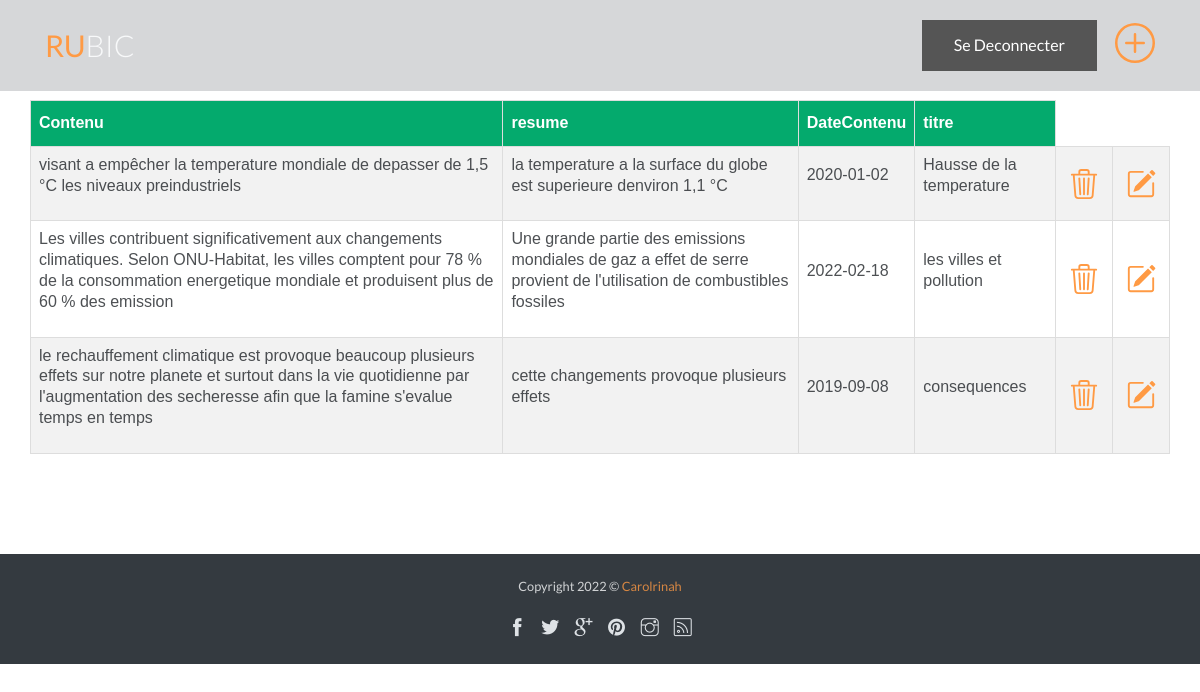
The app's page /accueil.php with its own data.
### tables this page shows
create table Contenu(
	idContenu int not null AUTO_INCREMENT,
	Contenu varchar(200),
	resume varchar(200),
	dateContenu date,
	titre varchar(200),
	url varchar(100),
	primary key(idContenu)
);

### connexion.php (called while the page is built)
<?php
function connecter(){
	$connection = mysqli_connect("mysql-informer.alwaysdata.net", "informer_base", "bemazavasalohy0809", "informer_basevavao");
	return $connection;
}
?>

### accueil.php (the view, shortened to what this page needs)
<?php
 include"connexion.php";
  $sql='SELECT * from contenu ';
  $sql=sprintf($sql);
  $resultat=mysqli_query(connecter(),$sql);
 ?>
<!DOCTYPE html>
<html lang="en">
<head>
    <link rel="stylesheet" href="assets/vendors/themify-icons/css/themify-icons.css">
	<link rel="stylesheet" href="assets/css/rubic.css">
</head>
<body data-spy="scroll" data-target=".navbar" data-offset="40" id="home">
    <nav id="scrollspy" class="navbar page-navbar navbar-dark navbar-expand-md fixed-top" data-spy="affix" data-offset-top="20">
        <div class="container">
            <a class="navbar-brand" href="#"><strong class="text-primary">RU</strong><span class="text-light">BIC</span></a>
                        <div class="collapse navbar-collapse" id="navbarSupportedContent">
                <ul class="navbar-nav ml-auto">
                    <li class="nav-item">
                        <a class="nav-link" href="deconnecter.php"><button class="button button5">Se Deconnecter</button></a>
                    </li>
                  <li>
                  <b><a href="add.php"></a></b>
        </div>
    </nav>
    <section class="section">
        <div class="container">
            <div class="row justify-content-around">
                <table id="customers">
               <tr>
 			    <th>Contenu</th>
   				 <th>resume</th>
   				 <th>DateContenu</th>
   				 <th>titre</th>
      <?php
 		while ($contenu=mysqli_fetch_assoc($resultat)) {	?>
 			<tr>
 		<td><p><?php echo $contenu['Contenu'] ?></p></li></td>
 			<td><p><?php echo $contenu['resume']?></p></td>
 			<td><p><?php echo $contenu['dateContenu']?></p></td>
 			<td><P><?php echo $contenu['titre']?></P></td>
 			<td><a href="delete.php?idContenu=<?php echo $contenu['idContenu']?>"></a>
 			<td><a href="modification.php?idContenu=<?php echo $contenu['idContenu']?>"></a></td>
 		</tr>
 			<?php }
  ?>
</table>
            </div>
        </div>
    </section>
    <footer class="footer py-4 bg-dark text-light">
        <div class="container text-center">
            <p class="mb-4 small">Copyright <script>document.write(new Date().getFullYear())</script> &copy; <a href="http://www.devcrud.com">Carolrinah</a></p>
            <div class="social-links">
                <a href="javascript:void(0)" class="link"><i class="ti-facebook"></i></a>
                <a href="javascript:void(0)" class="link"><i class="ti-twitter-alt"></i></a>
                <a href="javascript:void(0)" class="link"><i class="ti-google"></i></a>
                <a href="javascript:void(0)" class="link"><i class="ti-pinterest-alt"></i></a>
                <a href="javascript:void(0)" class="link"><i class="ti-instagram"></i></a>
                <a href="javascript:void(0)" class="link"><i class="ti-rss"></i></a>
            </div>
        </div>
    </footer>
</body>
</html>

### accueil.php (style rules this page uses)
.button { background-color: #4CAF50; border: none; color: white; text-align: center; text-decoration: none; display: inline-block; font-size: 16px; cursor: pointer; }
#customers { font-family: Arial, Helvetica, sans-serif; border-collapse: collapse; width: 100%; }
#customers td, #customers th { border: 1px solid #ddd; padding: 8px; }
#customers tr:nth-child(even) { background-color: #f2f2f2; }
#customers th { padding-top: 12px; padding-bottom: 12px; text-align: left; background-color: #04AA6D; color: white; }
.button { background-color: #4CAF50; border: none; color: white; padding: 15px 32px; text-align: center; text-decoration: none; display: inline-block; font-size: 16px; margin: 4px 2px; cursor: pointer; }
.button5 { background-color: #555555; }

### records on screen
contenu: Contenu "visant a empêcher la temperature mondiale de depasser de 1,5 °C les niveaux preindustriels", resume "la temperature a la surface du globe est superieure denviron 1,1 °C", dateContenu "2020-01-02", titre "Hausse de la temperature"
contenu: Contenu "Les villes contribuent significativement aux changements climatiques. Selon ONU-Habitat, les villes comptent pour 78 % de la consommation energetique mondiale et produisent plus de 60 % des emission", resume "Une grande partie des emissions mondiales de gaz a effet de serre provient de l'utilisation de combustibles fossiles", dateContenu "2022-02-18", titre "les villes et pollution"
contenu: Contenu "le rechauffement climatique est provoque beaucoup plusieurs effets sur notre planete et surtout dans la vie quotidienne par l'augmentation des secheresse afin que la famine s'evalue temps en temps", resume "cette changements provoque plusieurs effets", dateContenu "2019-09-08", titre "consequences"
